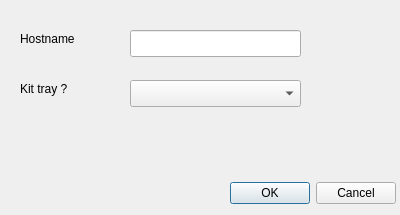
<?xml version="1.0" encoding="UTF-8"?>
<ui version="4.0">
 <class>Dialog</class>
 <widget class="QDialog" name="Dialog">
  <property name="geometry">
   <rect>
    <x>0</x>
    <y>0</y>
    <width>400</width>
    <height>215</height>
   </rect>
  </property>
  <property name="windowTitle">
   <string>Scene generator</string>
  </property>
  <widget class="QLineEdit" name="textHostname">
   <property name="geometry">
    <rect>
     <x>130</x>
     <y>30</y>
     <width>171</width>
     <height>27</height>
    </rect>
   </property>
  </widget>
  <widget class="QLabel" name="label">
   <property name="geometry">
    <rect>
     <x>20</x>
     <y>30</y>
     <width>71</width>
     <height>17</height>
    </rect>
   </property>
   <property name="text">
    <string>Hostname</string>
   </property>
  </widget>
  <widget class="QLabel" name="label_2">
   <property name="geometry">
    <rect>
     <x>20</x>
     <y>80</y>
     <width>67</width>
     <height>17</height>
    </rect>
   </property>
   <property name="text">
    <string>Kit tray ?</string>
   </property>
  </widget>
  <widget class="QComboBox" name="comboKittray">
   <property name="geometry">
    <rect>
     <x>130</x>
     <y>80</y>
     <width>171</width>
     <height>27</height>
    </rect>
   </property>
  </widget>
  <widget class="QDialogButtonBox" name="buttonBox">
   <property name="geometry">
    <rect>
     <x>220</x>
     <y>180</y>
     <width>176</width>
     <height>27</height>
    </rect>
   </property>
   <property name="standardButtons">
    <set>QDialogButtonBox::Cancel|QDialogButtonBox::Ok</set>
   </property>
  </widget>
 </widget>
 <layoutdefault spacing="6" margin="11"/>
 <resources/>
 <connections>
  <connection>
   <sender>buttonBox</sender>
   <signal>rejected()</signal>
   <receiver>Dialog</receiver>
   <slot>reject()</slot>
   <hints>
    <hint type="sourcelabel">
     <x>307</x>
     <y>193</y>
    </hint>
    <hint type="destinationlabel">
     <x>199</x>
     <y>107</y>
    </hint>
   </hints>
  </connection>
  <connection>
   <sender>buttonBox</sender>
   <signal>accepted()</signal>
   <receiver>Dialog</receiver>
   <slot>accept()</slot>
   <hints>
    <hint type="sourcelabel">
     <x>307</x>
     <y>193</y>
    </hint>
    <hint type="destinationlabel">
     <x>199</x>
     <y>107</y>
    </hint>
   </hints>
  </connection>
 </connections>
</ui>
